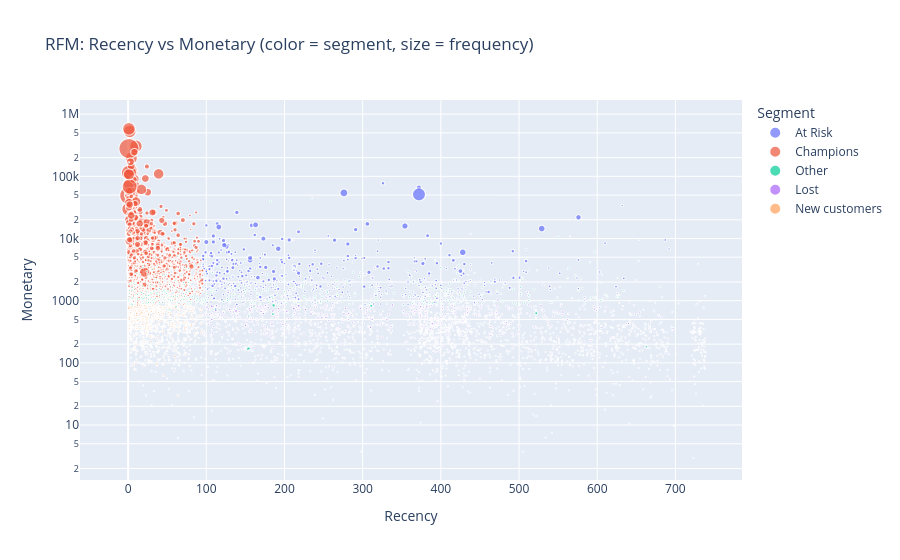

This figure's notebook cell:
### Markdown cell above
Interactive scatter plot: Recency vs. Monetary (log scale, due to a highly skewed distribution), colored by segment, sized by Frequency.

### Code cell
fig = px.scatter(
    rfm,
    x='Recency',
    y='Monetary',
    color='Segment',
    size='Frequency',
    log_y=True,
    title='RFM: Recency vs Monetary (color = segment, size = frequency)'
)
fig.show()

### Figure 1 — Plotly figure (JSON) as saved in the notebook; plotly's stock layout.template omitted (floating-point values rounded to 4 significant figures; data arrays with more than 128 entries replaced by an {"elided": "..."} marker saying what was removed)
{"data": [{"hovertemplate": "Segment=At Risk<br>Recency=%{x}<br>Monetary=%{y}<br>Frequency=%{marker.size}<extra></extra>", "legendgroup": "At Risk", "marker": {"color": "#636efa", "size": {"elided": "587 int values"}, "sizemode": "area", "sizeref": 0.9375, "symbol": "circle"}, "mode": "markers", "name": "At Risk", "showlegend": true, "type": "scattergl", "x": {"elided": "587 int values"}, "xaxis": "x", "y": {"elided": "587 float values"}, "yaxis": "y"}, {"hovertemplate": "Segment=Champions<br>Recency=%{x}<br>Monetary=%{y}<br>Frequency=%{marker.size}<extra></extra>", "legendgroup": "Champions", "marker": {"color": "#EF553B", "size": {"elided": "1746 int values"}, "sizemode": "area", "sizeref": 0.9375, "symbol": "circle"}, "mode": "markers", "name": "Champions", "showlegend": true, "type": "scattergl", "x": {"elided": "1746 int values"}, "xaxis": "x", "y": {"elided": "1746 float values"}, "yaxis": "y"}, {"hovertemplate": "Segment=Other<br>Recency=%{x}<br>Monetary=%{y}<br>Frequency=%{marker.size}<extra></extra>", "legendgroup": "Other", "marker": {"color": "#00cc96", "size": {"elided": "610 int values"}, "sizemode": "area", "sizeref": 0.9375, "symbol": "circle"}, "mode": "markers", "name": "Other", "showlegend": true, "type": "scattergl", "x": {"elided": "610 int values"}, "xaxis": "x", "y": {"elided": "610 float values"}, "yaxis": "y"}, {"hovertemplate": "Segment=Lost<br>Recency=%{x}<br>Monetary=%{y}<br>Frequency=%{marker.size}<extra></extra>", "legendgroup": "Lost", "marker": {"color": "#ab63fa", "size": {"elided": "1994 int values"}, "sizemode": "area", "sizeref": 0.9375, "symbol": "circle"}, "mode": "markers", "name": "Lost", "showlegend": true, "type": "scattergl", "x": {"elided": "1994 int values"}, "xaxis": "x", "y": {"elided": "1994 float values"}, "yaxis": "y"}, {"hovertemplate": "Segment=New customers<br>Recency=%{x}<br>Monetary=%{y}<br>Frequency=%{marker.size}<extra></extra>", "legendgroup": "New customers", "marker": {"color": "#FFA15A", "size": {"elided": "919 int values"}, "sizemode": "area", "sizeref": 0.9375, "symbol": "circle"}, "mode": "markers", "name": "New customers", "showlegend": true, "type": "scattergl", "x": {"elided": "919 int values"}, "xaxis": "x", "y": {"elided": "919 float values"}, "yaxis": "y"}], "layout": {"legend": {"itemsizing": "constant", "title": {"text": "Segment"}, "tracegroupgap": 0}, "title": {"text": "RFM: Recency vs Monetary (color = segment, size = frequency)"}, "xaxis": {"anchor": "y", "domain": [0, 1], "title": {"text": "Recency"}}, "yaxis": {"anchor": "x", "domain": [0, 1], "title": {"text": "Monetary"}, "type": "log"}}}
